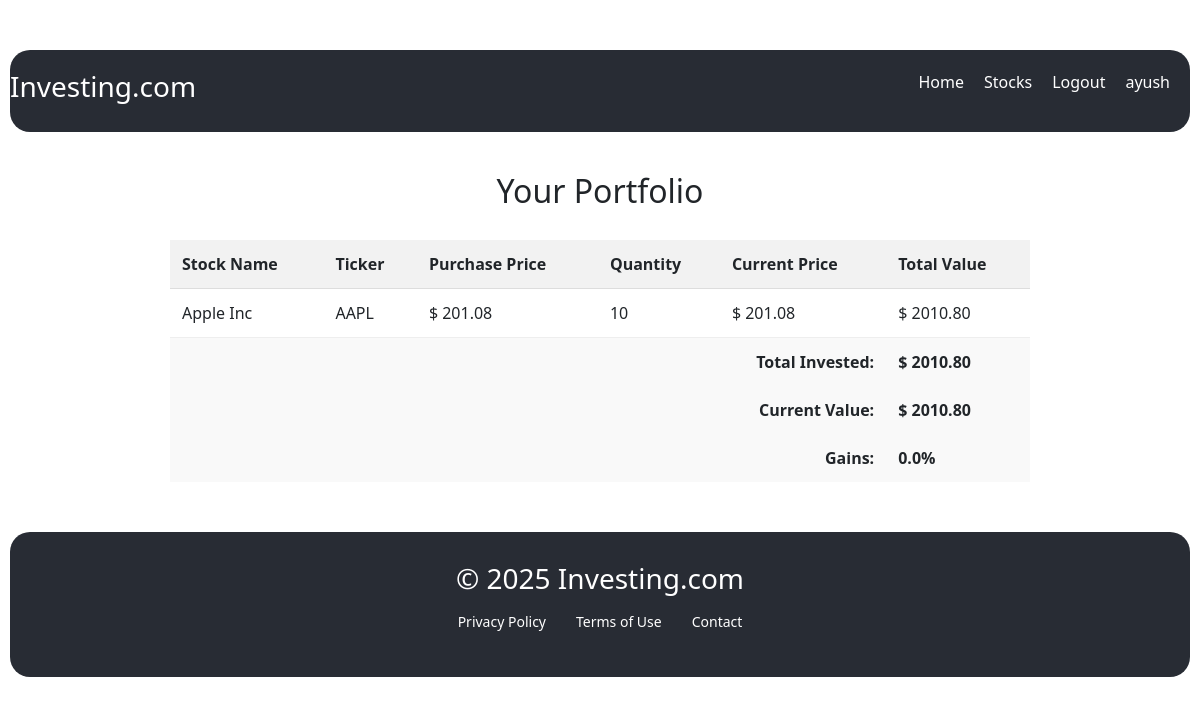
Screenshot of / (signed in) with the database file from the repository.
### stocks/models.py (models this page shows, shortened)
class UserStock(models.Model):
    user = models.ForeignKey(User, on_delete=models.CASCADE)
    stock = models.ForeignKey(Stocks, on_delete=models.CASCADE)
    purchase_price = models.FloatField()
    purchase_quantity = models.IntegerField()

class Stocks(models.Model):
    ticker = models.CharField(max_length=10)
    name = models.CharField(max_length=300)
    description = models.CharField(max_length=5000)
    curr_price = models.FloatField()

### stocks/views.py (the view)
# urls.py: path('',  index, name  = 'index'),
@login_required
def index(request):
    user = request.user
    user_stocks = UserStock.objects.select_related('stock').filter(user=user)
    total_value = 0
    invested = 0
    for item in user_stocks:
        stock_value = item.purchase_quantity * item.stock.curr_price
        invested_value = item.purchase_quantity * item.purchase_price
        total_value += stock_value
        invested += invested_value
        item.total_value = stock_value
    gains = ((total_value - invested) / invested) * 100 if invested != 0 else 0
    context = {
        'data': user_stocks,
        'total_value': total_value,
        'invested': invested,
        'gains': round(gains, 2),
    }
    return render(request, 'index.html', context)

### stocks/templates/index.html
{% extends 'base.html' %}
{% load static %}
{% block content %}
<div style="max-width: 900px; margin: auto; padding: 40px 20px;">
    <h2 style="text-align: center; margin-bottom: 30px;">Your Portfolio</h2>
    {% if data %}
        <table style="width: 100%; border-collapse: collapse;">
            <thead>
                <tr style="background-color: #f2f2f2;">
                    <th style="padding: 12px; border-bottom: 1px solid #ddd;">Stock Name</th>
                    <th style="padding: 12px; border-bottom: 1px solid #ddd;">Ticker</th>
                    <th style="padding: 12px; border-bottom: 1px solid #ddd;">Purchase Price</th>
                    <th style="padding: 12px; border-bottom: 1px solid #ddd;">Quantity</th>
                    <th style="padding: 12px; border-bottom: 1px solid #ddd;">Current Price</th>
                    <th style="padding: 12px; border-bottom: 1px solid #ddd;">Total Value</th>
                </tr>
            </thead>
            <tbody>
                {% for item in data %}
                <tr>
                    <td style="padding: 12px; border-bottom: 1px solid #eee;">{{ item.stock.name }}</td>
                    <td style="padding: 12px; border-bottom: 1px solid #eee;">{{ item.stock.ticker }}</td>
                    <td style="padding: 12px; border-bottom: 1px solid #eee;">$ {{ item.purchase_price|floatformat:2 }}</td>
                    <td style="padding: 12px; border-bottom: 1px solid #eee;">{{ item.purchase_quantity }}</td>
                    <td style="padding: 12px; border-bottom: 1px solid #eee;">$ {{ item.stock.curr_price|floatformat:2 }}</td>
                    <td style="padding: 12px; border-bottom: 1px solid #eee;">$ {{ item.total_value|floatformat:2 }}</td>
                </tr>
                {% endfor %}
                <tr style="background-color: #f9f9f9; font-weight: bold;">
                    <td colspan="5" style="text-align: right; padding: 12px;">Total Invested:</td>
                    <td style="padding: 12px;">$ {{ invested|floatformat:2 }}</td>
                </tr>
                <tr style="background-color: #f9f9f9; font-weight: bold;">
                    <td colspan="5" style="text-align: right; padding: 12px;">Current Value:</td>
                    <td style="padding: 12px;">$ {{ total_value|floatformat:2 }}</td>
                </tr>
                <tr style="background-color: #f9f9f9; font-weight: bold;">
                    <td colspan="5" style="text-align: right; padding: 12px;">Gains:</td>
                    <td style="padding: 12px;">{{ gains }}%</td>
                </tr>
            </tbody>
        </table>
    {% else %}
        <p style="text-align: center;">You haven't purchased any stocks yet.</p>
    {% endif %}
</div>
{% endblock %}

### stocks/templates/components/navbar.html
<div class="nav">
    <h3>Investing.com</h3>
    <ul>
        <li><a href="{% url 'index' %}">Home</a></li>
        <li><a href="{% url 'stocks' %}">Stocks</a></li>
        {% if request.user.is_authenticated %}
            <li><a href="{% url 'logout' %}">Logout</a></li>
            <li>{{request.user.username}}</li>
        {% else %}
            <li><a href="{% url 'login' %}">Login</a></li>
        {% endif %}
    </ul>
</div>

### stocks/static/styles.css (style rules this page uses)
.nav { display: flex; justify-content: space-between; background: #282c34; color:white; padding : 20px ; margin : 10px ; border-radius : 20px; }
.nav ul { display: flex; list-style: none; justify-content: space-between; gap : 20px; }
.nav a { text-decoration: none; color: white; }

### stocks/static/form.css (style rules this page uses)
body { font-family: Arial, sans-serif; background: #f0f2f5; margin: 0; height: 100vh; padding-top: 40px; }

### rows the page displays
UserStock: stock.name "Apple Inc", stock.ticker "AAPL", purchase_price "201.08", purchase_quantity "10", stock.curr_price "201.08", total_value "2010.80"

### other values shown
{{ request.user.username }} "ayush"
{{ invested|floatformat:2 }} "2010.80"
{{ total_value|floatformat:2 }} "2010.80"
{{ gains }} "0.0"
